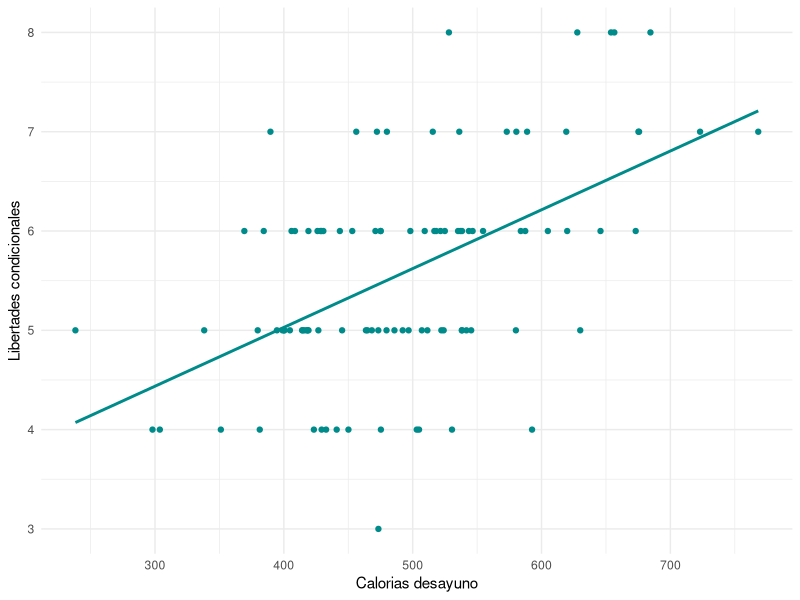
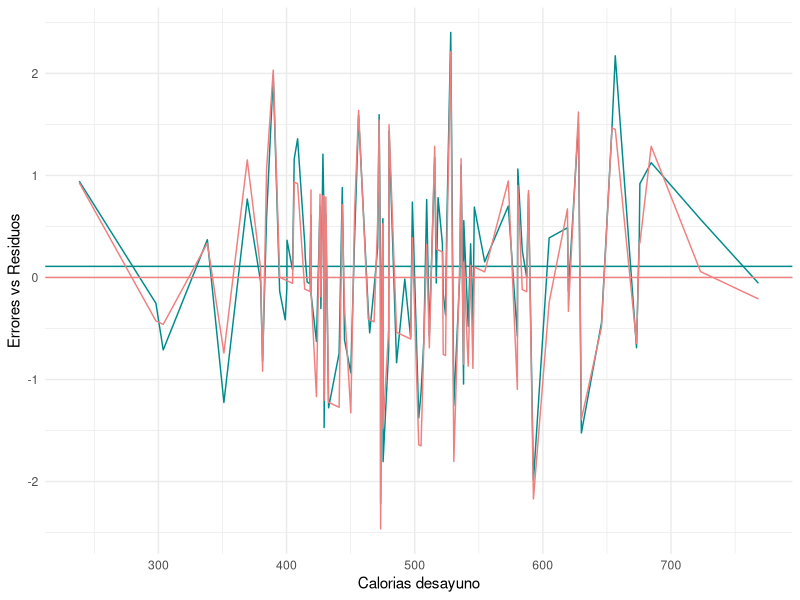

Here is the R script that generated these plots, in order: (Note: this script raises an error after producing the figures.)
## ---- chunk 1

library(tidyverse)
## ---- chunk 2

beta_cero <- 3
## ---- chunk 3

beta_uno <- 0.005
## ---- chunk 4

set.seed(1)

u <- rnorm(100, 0, 1)
## ---- chunk 5

set.seed(9)

x <- rnorm(100, 500, 100)
## ---- chunk 6

y <- beta_cero + beta_uno*x + u

y <- round(y)
## ---- chunk 7

hungry_judge <- data.frame(calorias = x, libertades = y)
## ---- chunk 8

ggplot(data = hungry_judge, aes(x=calorias, y=libertades))+
  geom_point(color="cyan4")+
  geom_smooth(method = "lm", se=FALSE, color = "cyan4")+
  xlab("Calorias desayuno")+
  ylab("Libertades condicionales")+
  theme_minimal()
## ---- chunk 9

modelo_hungry_judge <- lm(libertades~calorias, data = hungry_judge)
## ---- chunk 10

summary(modelo_hungry_judge)
## ---- chunk 11

# Método 1, calcular los valores ajustados y los residuos de forma manual a partir de los coeficientes del modelo. Pueden acceder a los coeficientes del modelo con la sintaxis modelo_hungry_judge$coefficients[i]

modelo_hungry_judge$fitted <- modelo_hungry_judge$coefficients[1] + modelo_hungry_judge$coefficients[1]*hungry_judge$calorias

hungry_judge$residual <- hungry_judge$libertades - modelo_hungry_judge$fitted

# Método 2, extraer los valores ajustados y residuos directamente del objeto modelo con modelo_hungry_judge$fitted.values y modelo_hungry_judge$residuals

hungry_judge$fitted <- modelo_hungry_judge$fitted.values

hungry_judge$residual <- modelo_hungry_judge$residuals

# Método 3, extraer con las funciones fitted() y residuals()

hungry_judge$fitted <- fitted(modelo_hungry_judge)

hungry_judge$residual <- residuals(modelo_hungry_judge)
## ---- chunk 12

SST <- sum((hungry_judge$libertades - mean(hungry_judge$libertades))^2)
## ---- chunk 13

SSE <- sum((hungry_judge$fitted - mean(hungry_judge$libertades))^2)
## ---- chunk 14

SSR <- sum(hungry_judge$residual^2)
## ---- chunk 15

SST == SSE + SSR
## ---- chunk 16

r_squared <- SSE/SST

r_squared <- 1 - SSR/SST
## ---- chunk 17

hungry_judge$error <- u
## ---- chunk 18

ggplot(hungry_judge, aes(x=calorias))+
  geom_line(aes(y=error), color="cyan4")+
  geom_hline(yintercept = mean(hungry_judge$error), color="cyan4")+
  geom_line(aes(y=residual), color="lightcoral")+
  geom_hline(yintercept = mean(hungry_judge$residual), color="lightcoral")+
  xlab("Calorias desayuno")+
  ylab("Errores vs Residuos")+
  theme_minimal()
## ---- chunk 19

hungry_judge$libertades <- beta_cero + beta_uno*hungry_judge$calorias + u

modelo_hungry_judge <- lm(libertades ~ calorias, data=hungry_judge)

SSR <- sum(modelo_hungry_judge$residuals^2)

SST_x <- sum((hungry_judge$calorias - mean(hungry_judge$calorias))^2)

d <- hungry_judge$calorias - mean(hungry_judge$calorias)

beta_hat <- modelo_hungry_judge$coefficients[2]

print(beta_hat)

beta_hat_formula <- beta_uno + 1/SST_x * sum(d*u)

print(beta_hat_formula)

isTRUE(all.equal(unname(beta_hat), unname(beta_hat_formula)))
## ---- chunk 20

var(u)
## ---- chunk 21

varianza_error_estimada <- SSR/(nrow(hungry_judge)-2)

print(varianza_error_estimada)
## ---- chunk 22

SER <- sqrt(varianza_error_estimada)

print(SER)
## ---- chunk 23

error_beta_hat <- SER/sqrt(SST_x)

print(error_beta_hat)
## ---- chunk 24

summary_hungry_judge <- summary(modelo_hungry_judge)

error_beta_modelo <- summary_hungry_judge$coefficients[2, "Std. Error"]

print(error_beta_modelo)

print(error_beta_hat)

isTRUE(all.equal(unname(error_beta_hat), unname(error_beta_modelo)))
## ---- chunk 25

hungry_judge$calorias100 <- hungry_judge$calorias / 100
## ---- chunk 26

modelo_hungry_judge_ajustado <- lm(libertades ~ calorias100, data = hungry_judge)

summary(modelo_hungry_judge_ajustado)
## ---- chunk 27

alpha <- 4

tau <- 2

x_dummy <- rbinom(100, 1, 0.5)

y <- round(alpha + tau*x_dummy + u)

hungry_judge_ate <- data.frame(libertades = y, cafe_misericordia = x_dummy)

write.csv(hungry_judge_ate, file = "../data/desayunos.csv", row.names = FALSE)
## ---- chunk 28

desayunos <- read.csv(file = "../data/desayunos.csv")
## ---- chunk 29

modelo_desayunos <- lm(libertades ~ cafe_misericordia, data = desayunos)

summary(modelo_desayunos)
